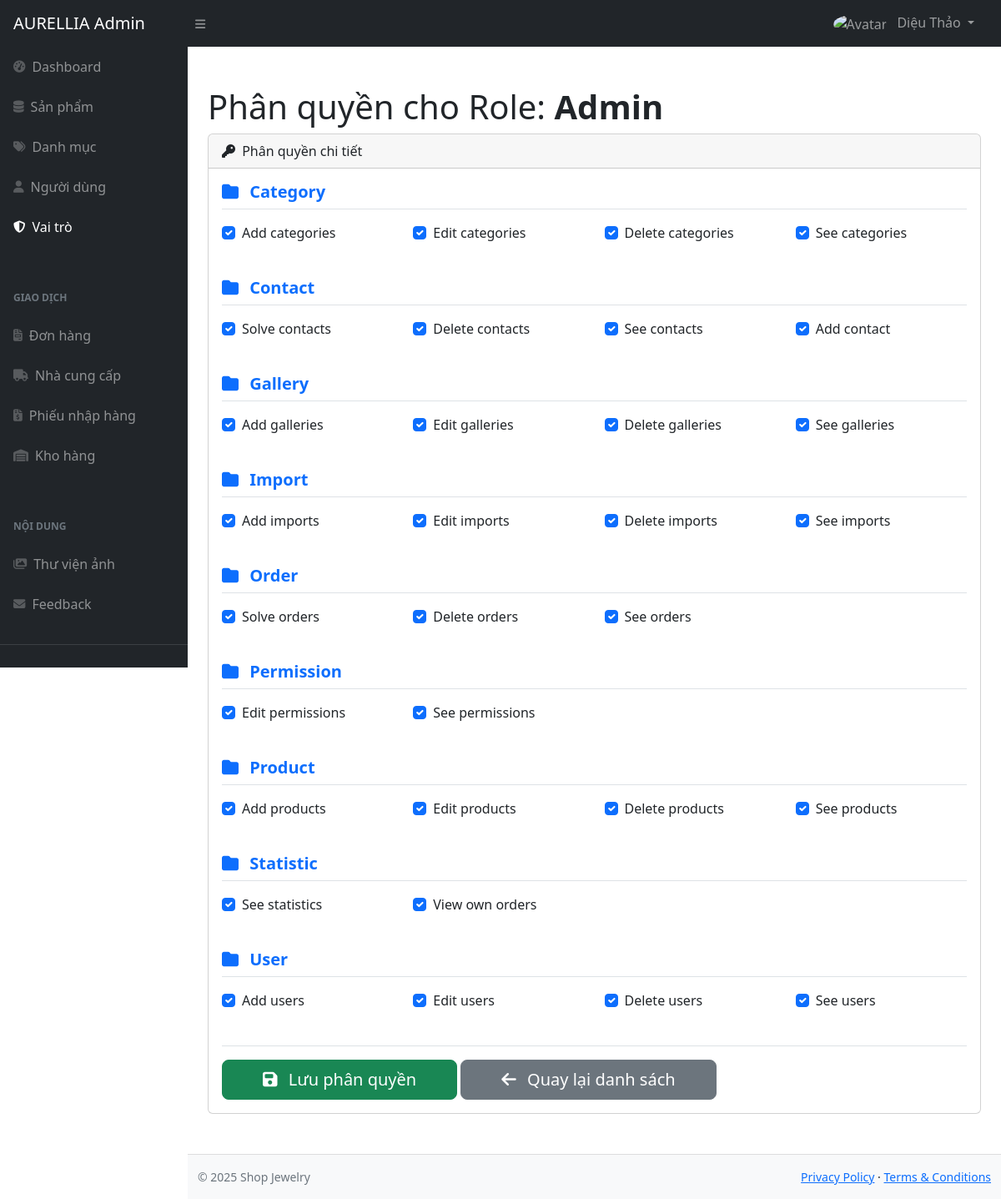
Page /admin/index.php?act=role-permissions&id=1 (signed in) on the committed database.
### tables this page shows
CREATE TABLE `role` (
  `id` int(11) NOT NULL,
  `name` varchar(100) NOT NULL,
  `description` text DEFAULT NULL,
  `isDeleted` tinyint(4) DEFAULT 0,
  `created_at` timestamp NOT NULL DEFAULT current_timestamp()
);

CREATE TABLE `role_permission` (
  `id` int(11) NOT NULL,
  `role_id` int(11) NOT NULL,
  `permission_id` int(11) NOT NULL,
  `isAllowed` tinyint(1) DEFAULT 1
);

CREATE TABLE `permission` (
  `id` int(11) NOT NULL,
  `description` varchar(255) NOT NULL,
  `group_name` varchar(100) DEFAULT 'Other',
  `created_at` timestamp NOT NULL DEFAULT current_timestamp()
);

### admin/controllers/RoleController.php (called while the page is built, shortened)
<?php
require_once __DIR__ . '/../models/RoleModel.php';
class RoleController {
    private $model;
    public function __construct($conn) {
        $this->model = new RoleModel($conn);
    }
    public function permissions() {
        $id = $_GET['id'] ?? 0;
        $role = $this->model->getRoleById($id);
        $permissions = $this->model->getPermissionsByRole($id);
        include "layouts/main.php";
    }
}
?>

### admin/models/RoleModel.php (called while the page is built, shortened)
<?php
class RoleModel {
    private $conn;
    public function __construct($conn) {
        $this->conn = $conn;
    }
    public function getRoleById($id) {
        $stmt = $this->conn->prepare("SELECT * FROM role WHERE id = ? AND isDeleted = 0");
        $stmt->bind_param("i", $id);
        $stmt->execute();
        $result = $stmt->get_result();
        return $result->fetch_assoc();
    }
    public function getPermissionsByRole($role_id) {
        $sql = "
            SELECT p.*, rp.isAllowed
            FROM permission p
            LEFT JOIN role_permission rp ON p.id = rp.permission_id AND rp.role_id = ?
            ORDER BY p.group_name, p.id
        ";
        $stmt = $this->conn->prepare($sql);
        $stmt->bind_param("i", $role_id);
        $stmt->execute();
        $result = $stmt->get_result();
        return $result->fetch_all(MYSQLI_ASSOC);
    }
}
?>

### admin/views/roles/permissions.php (the view, shortened to what this page needs)
<h1 class="mt-4">Phân quyền cho Role: <strong><?= htmlspecialchars($role['name']) ?></strong></h1>
<div class="card mb-4">
    <div class="card-header">
        <i class="fas fa-key me-1"></i>
        Phân quyền chi tiết
    </div>
    <div class="card-body">
        <form action="index.php?act=role-permissions&id=<?= $role['id'] ?>" method="POST">
            <?php
            $currentGroup = '';
            foreach ($permissions as $perm):
                if ($currentGroup !== $perm['group_name']):
                    if ($currentGroup !== ''):
                        echo '</div></div>';
                    endif;
                    $currentGroup = $perm['group_name'];
            ?>
                    <div class="mb-4">
                        <h5 class="text-primary fw-bold mb-3 border-bottom pb-2">
                            <i class="fas fa-folder me-2"></i> <?= htmlspecialchars($currentGroup) ?>
                        </h5>
                        <div class="row">
            <?php endif; ?>
                        <div class="col-lg-3 col-md-4 col-sm-6 mb-3">
                            <div class="form-check">
                                <input class="form-check-input" type="checkbox"
                                       name="permission[<?= $perm['id'] ?>]" value="1"
                                       id="perm_<?= $perm['id'] ?>"
                                       <?= $perm['isAllowed'] ? 'checked' : '' ?>>
                                <label class="form-check-label fw-medium" for="perm_<?= $perm['id'] ?>">
                                    <?= htmlspecialchars($perm['description']) ?>
                                </label>
                            </div>
                        </div>
            <?php
            endforeach;
            if ($currentGroup !== ''):
                echo '</div></div>';
            endif;
            ?>
            <div class="mt-4 pt-3 border-top">
                <button type="submit" class="btn btn-success btn-lg px-5">
                    <i class="fas fa-save me-2"></i> Lưu phân quyền
                </button>
                <a href="index.php?act=role" class="btn btn-secondary btn-lg px-5">
                    <i class="fas fa-arrow-left me-2"></i> Quay lại danh sách
                </a>
            </div>
        </form>
    </div>
</div>

### rows in the picture
role: name "Admin"
role_permission: permission.group_name "Category", isAllowed "☑", permission.description "Add categories"
role_permission: isAllowed "☑", permission.description "Edit categories"
role_permission: isAllowed "☑", permission.description "Delete categories"
role_permission: isAllowed "☑", permission.description "See categories"
role_permission: permission.group_name "Contact", isAllowed "☑", permission.description "Solve contacts"
role_permission: isAllowed "☑", permission.description "Delete contacts"
role_permission: isAllowed "☑", permission.description "See contacts"
role_permission: isAllowed "☑", permission.description "Add contact"
role_permission: permission.group_name "Gallery", isAllowed "☑", permission.description "Add galleries"
role_permission: isAllowed "☑", permission.description "Edit galleries"
role_permission: isAllowed "☑", permission.description "Delete galleries"
role_permission: isAllowed "☑", permission.description "See galleries"
role_permission: permission.group_name "Import", isAllowed "☑", permission.description "Add imports"
role_permission: isAllowed "☑", permission.description "Edit imports"
role_permission: isAllowed "☑", permission.description "Delete imports"
role_permission: isAllowed "☑", permission.description "See imports"
role_permission: permission.group_name "Order", isAllowed "☑", permission.description "Solve orders"
role_permission: isAllowed "☑", permission.description "Delete orders"
role_permission: isAllowed "☑", permission.description "See orders"
role_permission: permission.group_name "Permission", isAllowed "☑", permission.description "Edit permissions"
role_permission: isAllowed "☑", permission.description "See permissions"
role_permission: permission.group_name "Product", isAllowed "☑", permission.description "Add products"
role_permission: isAllowed "☑", permission.description "Edit products"
role_permission: isAllowed "☑", permission.description "Delete products"
role_permission: isAllowed "☑", permission.description "See products"
role_permission: permission.group_name "Statistic", isAllowed "☑", permission.description "See statistics"
role_permission: isAllowed "☑", permission.description "View own orders"
role_permission: permission.group_name "User", isAllowed "☑", permission.description "Add users"
role_permission: isAllowed "☑", permission.description "Edit users"
role_permission: isAllowed "☑", permission.description "Delete users"
role_permission: isAllowed "☑", permission.description "See users"

### other values in the picture
$adminName "Diệu Thảo"
